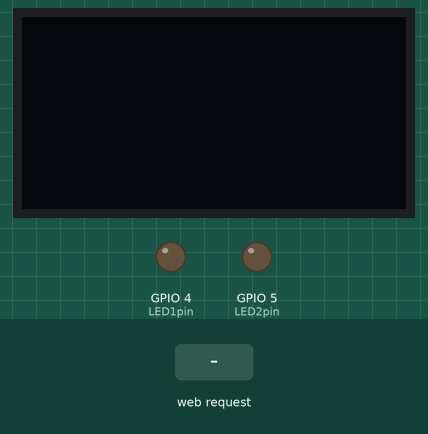
Recording of a sketch running on a simulated ESP32. Parts: 128×64 one-colour display, output pins drawn as LEDs (lit = HIGH). The inputs (shaded band) are chosen by the test bench. WiFi joins after 1.5 s; servers stay silent unless stated; the display library's start-up logo is not drawn; what the sketch prints to the serial monitor is not drawn.

Above: at 3.3 s.
3.4 s: HTTP request GET /led2on received
At 5.6 s:
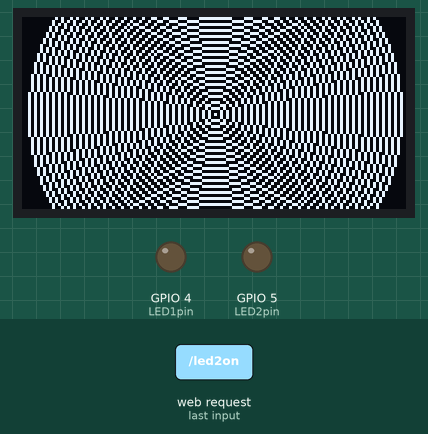
6.4 s: HTTP request GET /led1on received
At 7.6 s:
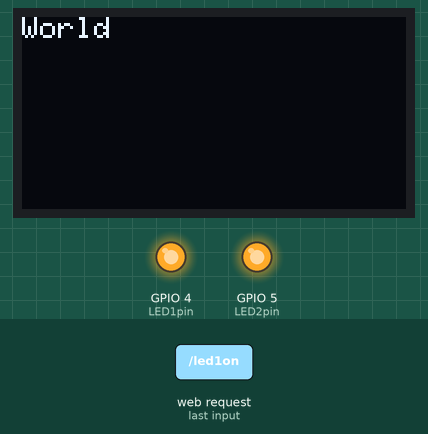
8.0 s: HTTP request GET /led2off received
At 8.9 s:
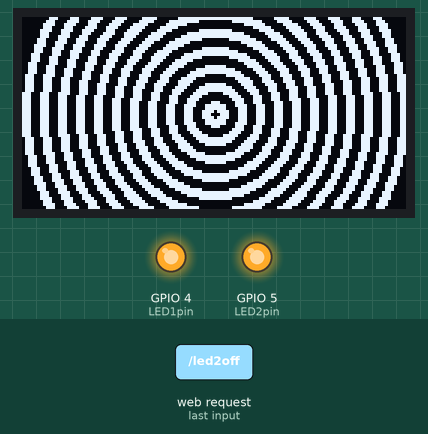
11.0 s: HTTP request GET /led1off received
At 12.3 s:
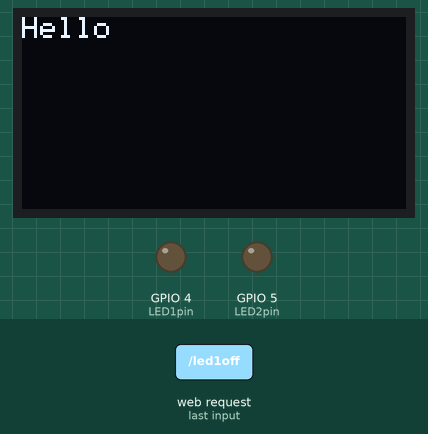
12.6 s: HTTP request GET /led1on received
At 13.5 s:
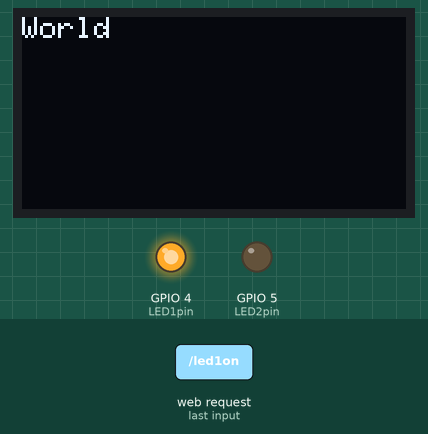
Timing chart, 0 to 15.2 s (numbered marks = the images above; inputs shaded):
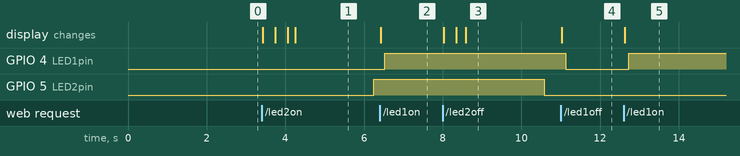

Measured:
- after the input at 3.4 s, GPIO 5 (LED2pin): LOW → HIGH after 2.9 s; the display: first changes at once (image 1 shows a later state)
- after the input at 6.4 s, GPIO 4 (LED1pin): LOW → HIGH after 0.13 s; the display: changes at once (image 2)
- after the input at 8.0 s, GPIO 5 (LED2pin): HIGH → LOW after 2.6 s; the display: first changes at once (image 3 shows a later state)
- after the input at 11.0 s, GPIO 4 (LED1pin): HIGH → LOW after 0.13 s; the display: changes at once (image 4)
- after the input at 12.6 s, GPIO 4 (LED1pin): LOW → HIGH after 0.13 s; the display: changes at once (image 5)

The sketch:

sketch_mar29b.ino
```cpp
#include <SPI.h>
#include <Wire.h>
#include <Adafruit_GFX.h>
#include <Adafruit_SSD1306.h>
#define SCREEN_WIDTH 128
#define SCREEN_HEIGHT 64
#define OLED_RESET     -1
#define SCREEN_ADDRESS 0x3C
#include <WiFi.h>
#include <WebServer.h>


const char* ssid = "Wang";
const char* password = "200787201277";

WebServer server(80);
uint8_t LED1pin = 4;
bool LED1status = LOW;

uint8_t LED2pin = 5;
bool LED2status = LOW;


Adafruit_SSD1306 display(SCREEN_WIDTH, SCREEN_HEIGHT, &Wire, OLED_RESET);


void setup() {
  Serial.begin(115200);
  if(!display.begin(SSD1306_SWITCHCAPVCC, SCREEN_ADDRESS)) {
    Serial.println(F("SSD1306 allocation failed"));
    for(;;); // Don't proceed, loop forever
  }
  display.display();


  delay(100);
  pinMode(LED1pin, OUTPUT);
  pinMode(LED2pin, OUTPUT);

  Serial.print("Connecting to ");
  Serial.println(ssid);

  //connect to your local wi-fi network
  WiFi.begin(ssid, password);

  //check wi-fi is connected to wi-fi network
  while (WiFi.status() != WL_CONNECTED) {
  delay(1000);
  Serial.print(".");
  }
  Serial.println("");
  Serial.println("WiFi connected..!");
  Serial.print("Got IP: ");  Serial.println(WiFi.localIP());

  server.on("/", handle_OnConnect);
  server.on("/led1on", handle_led1on);
  server.on("/led1off", handle_led1off);
  server.on("/led2on", handle_led2on);
  server.on("/led2off", handle_led2off);
  server.onNotFound(handle_NotFound);

  server.begin();
  Serial.println("HTTP server started");
}

void loop() {
  server.handleClient();
  if(LED1status)
  {digitalWrite(LED1pin, HIGH);}
  else
  {digitalWrite(LED1pin, LOW);}

  if(LED2status)
  {digitalWrite(LED2pin, HIGH);}
  else
  {digitalWrite(LED2pin, LOW);}
}

void draw(String a){
  display.clearDisplay();
  display.setTextSize(1); // Draw 2X-scale text
  display.setTextColor(SSD1306_WHITE);
  display.setCursor(0, 0);

  display.println(a);
  display.display();      // Show initial text
  delay(100);
}

void testdrawcircle(void) {
  display.clearDisplay();

  for(int16_t i=0; i<max(display.width(),display.height())/2; i+=2) {
    display.drawCircle(display.width()/2, display.height()/2, i, SSD1306_WHITE);
    display.display();
    delay(1);
  }

  delay(2000);
}

void testfillcircle(void) {
  display.clearDisplay();

  for(int16_t i=max(display.width(),display.height())/2; i>0; i-=3) {
    // The INVERSE color is used so circles alternate white/black
    display.fillCircle(display.width() / 2, display.height() / 2, i, SSD1306_INVERSE);
    display.display(); // Update screen with each newly-drawn circle
    delay(1);
  }

  delay(2000);
}

void handle_OnConnect() {
  LED1status = LOW;
  LED2status = LOW;
  Serial.println("GPIO4 Status: OFF | GPIO5 Status: OFF");
  server.send(200, "text/html", SendHTML(LED1status,LED2status));
}

void handle_led1on() {
  LED1status = HIGH;
  Serial.println("GPIO4 Status: ON");
  server.send(200, "text/html", SendHTML(true,LED2status));
  draw("World");

}

void handle_led1off() {
  LED1status = LOW;
  Serial.println("GPIO4 Status: OFF");
  server.send(200, "text/html", SendHTML(false,LED2status));
  draw("Hello");
}

void handle_led2on() {
  LED2status = HIGH;
  Serial.println("GPIO5 Status: ON");
  server.send(200, "text/html", SendHTML(LED1status,true));
  testdrawcircle();
}

void handle_led2off() {
  LED2status = LOW;
  Serial.println("GPIO5 Status: OFF");
  server.send(200, "text/html", SendHTML(LED1status,false));
  testfillcircle();
}

void handle_NotFound(){
  server.send(404, "text/plain", "Not found");
}

String SendHTML(uint8_t led1stat,uint8_t led2stat){
  String ptr = "<!DOCTYPE html> <html>\n";
  ptr +="<head><meta name=\"viewport\" content=\"width=device-width, initial-scale=1.0, user-scalable=no\">\n";
  ptr +="<title>LED Control</title>\n";
  ptr +="<style>html { font-family: Helvetica; display: inline-block; margin: 0px auto; text-align: center;}\n";
  ptr +="body{margin-top: 50px;} h1 {color: #444444;margin: 50px auto 30px;} h3 {color: #444444;margin-bottom: 50px;}\n";
  ptr +=".button {display: block;width: 80px;background-color: #3498db;border: none;color: white;padding: 13px 30px;text-decoration: none;font-size: 25px;margin: 0px auto 35px;cursor: pointer;border-radius: 4px;}\n";
  ptr +=".button-on {background-color: #3498db;}\n";
  ptr +=".button-on:active {background-color: #2980b9;}\n";
  ptr +=".button-off {background-color: #34495e;}\n";
  ptr +=".button-off:active {background-color: #2c3e50;}\n";
  ptr +="p {font-size: 14px;color: #888;margin-bottom: 10px;}\n";
  ptr +="</style>\n";
  ptr +="</head>\n";
  ptr +="<body>\n";
  ptr +="<h1>ESP32 Web Server</h1>\n";
  ptr +="<h3>WYL</h3>\n";

   if(led1stat)
  {ptr +="<p>Button 1: ON</p><a class=\"button button-off\" href=\"/led1off\">OFF</a>\n";}
  else
  {ptr +="<p>Button 1: OFF</p><a class=\"button button-on\" href=\"/led1on\">ON</a>\n";}

  if(led2stat)
  {ptr +="<p>Button 2: ON</p><a class=\"button button-off\" href=\"/led2off\">OFF</a>\n";}
  else
  {ptr +="<p>Button 2: OFF</p><a class=\"button button-on\" href=\"/led2on\">ON</a>\n";}

  ptr +="</body>\n";
  ptr +="</html>\n";
  return ptr;
}
```
